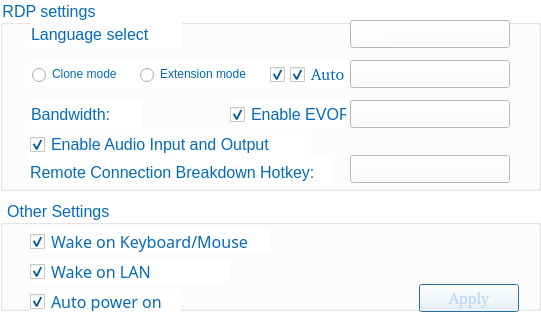
<?xml version="1.0" encoding="UTF-8"?>
<ui version="4.0">
 <class>SettingDialog</class>
 <widget class="QDialog" name="SettingDialog">
  <property name="geometry">
   <rect>
    <x>0</x>
    <y>0</y>
    <width>541</width>
    <height>321</height>
   </rect>
  </property>
  <property name="windowTitle">
   <string>Dialog</string>
  </property>
  <property name="styleSheet">
   <string notr="true"/>
  </property>
  <widget class="QStackedWidget" name="stackedWidget">
   <property name="geometry">
    <rect>
     <x>0</x>
     <y>0</y>
     <width>541</width>
     <height>321</height>
    </rect>
   </property>
   <property name="styleSheet">
    <string notr="true">background-color: rgb(255, 255, 255);</string>
   </property>
   <property name="currentIndex">
    <number>0</number>
   </property>
   <widget class="QWidget" name="display">
    <widget class="QGroupBox" name="resolution_label_2">
     <property name="geometry">
      <rect>
       <x>0</x>
       <y>0</y>
       <width>541</width>
       <height>191</height>
      </rect>
     </property>
     <property name="font">
      <font>
       <pointsize>12</pointsize>
      </font>
     </property>
     <property name="styleSheet">
      <string notr="true">	color: rgb(5, 106, 183);</string>
     </property>
     <property name="title">
      <string>RDP settings</string>
     </property>
     <widget class="QComboBox" name="resolution_comboBox">
      <property name="geometry">
       <rect>
        <x>350</x>
        <y>60</y>
        <width>160</width>
        <height>28</height>
       </rect>
      </property>
      <property name="font">
       <font>
        <family>Bitstream Charter</family>
        <pointsize>12</pointsize>
        <weight>50</weight>
        <italic>false</italic>
        <bold>false</bold>
        <strikeout>false</strikeout>
       </font>
      </property>
      <property name="styleSheet">
       <string notr="true">QComboBox{
	color: rgb(255, 255, 255);
	selection-background-color: rgb(179, 45, 60);
	border-image: url(:/images/images/combox_bg.png);
	border-right-color: rgb(0, 85, 0);
	border-bottom-color: rgb(0, 0, 255);
	border-left-color: rgb(255, 0, 255);
	border-top-color: rgb(0, 255, 0);
}
QComboBox::down-arrow{
	border-image: url(:/images/images/combox_downarrow.png);
}
QComboBox::drop-down{
    border-left-style: solid; /* just a single line */
   	width: 20px;
	height:30px; 

}</string>
      </property>
      <property name="currentIndex">
       <number>-1</number>
      </property>
      <property name="maxVisibleItems">
       <number>8</number>
      </property>
      <property name="maxCount">
       <number>8</number>
      </property>
     </widget>
     <widget class="QCheckBox" name="resolution_checkBox">
      <property name="geometry">
       <rect>
        <x>290</x>
        <y>60</y>
        <width>81</width>
        <height>28</height>
       </rect>
      </property>
      <property name="font">
       <font>
        <family>Bitstream Charter</family>
        <pointsize>12</pointsize>
        <weight>50</weight>
        <italic>false</italic>
        <bold>false</bold>
        <strikeout>false</strikeout>
       </font>
      </property>
      <property name="styleSheet">
       <string notr="true">QCheckBox{color: rgb(5, 106, 183);outline:none;}
QCheckBox::indicator { 
	width: 15px;
	height: 15px;
}
QCheckBox::indicator::unchecked {	
	border-image: url(:/images/images/checkbox_normal.png);
}
QCheckBox::indicator::checked {
	border-image: url(:/images/images/checkbox_check.png);
}</string>
      </property>
      <property name="text">
       <string>Auto</string>
      </property>
      <property name="checked">
       <bool>true</bool>
      </property>
     </widget>
     <widget class="QRadioButton" name="singleM_radioButton">
      <property name="geometry">
       <rect>
        <x>31</x>
        <y>60</y>
        <width>131</width>
        <height>28</height>
       </rect>
      </property>
      <property name="styleSheet">
       <string notr="true">	
QRadioButton{color: rgb(5, 106, 183);outline:none;}
QRadioButton::indicator { 
	width: 15px;
	height: 15px;
}
QRadioButton::indicator::unchecked {	
	border-image: url(:/images/images/radiobutton_normal.png);
}
QRadioButton::indicator::checked {
	border-image: url(:/images/images/radiobutton_check.png);
}</string>
      </property>
      <property name="text">
       <string>Clone mode</string>
      </property>
     </widget>
     <widget class="QRadioButton" name="multiM_radioButton">
      <property name="geometry">
       <rect>
        <x>139</x>
        <y>60</y>
        <width>131</width>
        <height>28</height>
       </rect>
      </property>
      <property name="styleSheet">
       <string notr="true">	
QRadioButton{color: rgb(5, 106, 183);outline:none;}
QRadioButton::indicator { 
	width: 15px;
	height: 15px;
}
QRadioButton::indicator::unchecked {	
	border-image: url(:/images/images/radiobutton_normal.png);
}
QRadioButton::indicator::checked {
	border-image: url(:/images/images/radiobutton_check.png);
}</string>
      </property>
      <property name="text">
       <string>Extension mode</string>
      </property>
     </widget>
     <widget class="QCheckBox" name="dualM_checkBox">
      <property name="enabled">
       <bool>false</bool>
      </property>
      <property name="geometry">
       <rect>
        <x>270</x>
        <y>60</y>
        <width>81</width>
        <height>28</height>
       </rect>
      </property>
      <property name="font">
       <font>
        <weight>50</weight>
        <bold>false</bold>
       </font>
      </property>
      <property name="styleSheet">
       <string notr="true">QCheckBox{color: rgb(5, 106, 183);outline:none;}
QCheckBox::indicator { 
	width: 15px;
	height: 15px;
}
QCheckBox::indicator::unchecked {	
	border-image: url(:/images/images/checkbox_normal.png);
}
QCheckBox::indicator::checked {
	border-image: url(:/images/images/checkbox_check.png);
}</string>
      </property>
      <property name="text">
       <string>Auto</string>
      </property>
      <property name="checkable">
       <bool>true</bool>
      </property>
      <property name="checked">
       <bool>true</bool>
      </property>
     </widget>
     <widget class="QLabel" name="label_language">
      <property name="geometry">
       <rect>
        <x>31</x>
        <y>20</y>
        <width>151</width>
        <height>28</height>
       </rect>
      </property>
      <property name="font">
       <font>
        <pointsize>12</pointsize>
       </font>
      </property>
      <property name="text">
       <string>Language select</string>
      </property>
     </widget>
     <widget class="QComboBox" name="language">
      <property name="geometry">
       <rect>
        <x>350</x>
        <y>20</y>
        <width>160</width>
        <height>28</height>
       </rect>
      </property>
      <property name="font">
       <font>
        <family>Bitstream Charter</family>
        <pointsize>12</pointsize>
        <weight>50</weight>
        <italic>false</italic>
        <bold>false</bold>
        <strikeout>false</strikeout>
       </font>
      </property>
      <property name="styleSheet">
       <string notr="true">QComboBox{
	color: rgb(255, 255, 255);
	selection-background-color: rgb(179, 45, 60);
	border-image: url(:/images/images/combox_bg.png);
	border-right-color: rgb(0, 85, 0);
	border-bottom-color: rgb(0, 0, 255);
	border-left-color: rgb(255, 0, 255);
	border-top-color: rgb(0, 255, 0);
}
QComboBox::down-arrow{
	border-image: url(:/images/images/combox_downarrow.png);
}
QComboBox::drop-down{
    border-left-style: solid; /* just a single line */
   	width: 20px;
	height:30px; 

}</string>
      </property>
      <property name="currentIndex">
       <number>0</number>
      </property>
      <property name="maxVisibleItems">
       <number>8</number>
      </property>
      <property name="maxCount">
       <number>8</number>
      </property>
      <item>
       <property name="text">
        <string>中文</string>
       </property>
      </item>
      <item>
       <property name="text">
        <string>English</string>
       </property>
      </item>
     </widget>
     <widget class="QCheckBox" name="audio_checkBox">
      <property name="geometry">
       <rect>
        <x>30</x>
        <y>130</y>
        <width>281</width>
        <height>28</height>
       </rect>
      </property>
      <property name="font">
       <font>
        <pointsize>12</pointsize>
       </font>
      </property>
      <property name="contextMenuPolicy">
       <enum>Qt::NoContextMenu</enum>
      </property>
      <property name="styleSheet">
       <string notr="true">QCheckBox{color: rgb(5, 106, 183);outline:none;}
QCheckBox::indicator { 
	width: 15px;
	height: 15px;
}
QCheckBox::indicator::unchecked {	
	border-image: url(:/images/images/checkbox_normal.png);
}
QCheckBox::indicator::checked {
	border-image: url(:/images/images/checkbox_check.png);
}</string>
      </property>
      <property name="text">
       <string>Enable Audio Input and Output</string>
      </property>
      <property name="checked">
       <bool>true</bool>
      </property>
     </widget>
     <widget class="QLabel" name="bandwidth_label">
      <property name="geometry">
       <rect>
        <x>31</x>
        <y>100</y>
        <width>111</width>
        <height>28</height>
       </rect>
      </property>
      <property name="font">
       <font>
        <pointsize>12</pointsize>
       </font>
      </property>
      <property name="text">
       <string>Bandwidth:</string>
      </property>
     </widget>
     <widget class="QComboBox" name="bandwidth_combo">
      <property name="geometry">
       <rect>
        <x>350</x>
        <y>100</y>
        <width>160</width>
        <height>28</height>
       </rect>
      </property>
      <property name="styleSheet">
       <string notr="true">QComboBox{
	color: rgb(255, 255, 255);
	selection-background-color: rgb(179, 45, 60);
	border-image: url(:/images/images/combox_bg.png);
	border-right-color: rgb(0, 85, 0);
	border-bottom-color: rgb(0, 0, 255);
	border-left-color: rgb(255, 0, 255);
	border-top-color: rgb(0, 255, 0);
}
QComboBox::down-arrow{
	border-image: url(:/images/images/combox_downarrow.png);
}
QComboBox::drop-down{
    border-left-style: solid; /* just a single line */
   	width: 20px;
	height:30px; 

}</string>
      </property>
     </widget>
     <widget class="QComboBox" name="hotkey_comboBox">
      <property name="enabled">
       <bool>true</bool>
      </property>
      <property name="geometry">
       <rect>
        <x>350</x>
        <y>155</y>
        <width>160</width>
        <height>28</height>
       </rect>
      </property>
      <property name="font">
       <font>
        <family>Bitstream Charter</family>
        <pointsize>12</pointsize>
        <weight>50</weight>
        <italic>false</italic>
        <bold>false</bold>
        <strikeout>false</strikeout>
       </font>
      </property>
      <property name="styleSheet">
       <string notr="true">QComboBox{
	color: rgb(255, 255, 255);
	selection-background-color: rgb(179, 45, 60);
	border-image: url(:/images/images/combox_bg.png);
	border-right-color: rgb(0, 85, 0);
	border-bottom-color: rgb(0, 0, 255);
	border-left-color: rgb(255, 0, 255);
	border-top-color: rgb(0, 255, 0);
}
QComboBox::down-arrow{
	border-image: url(:/images/images/combox_downarrow.png);
}
QComboBox::drop-down{
    border-left-style: solid; /* just a single line */
   	width: 20px;
	height:30px; 

}</string>
      </property>
      <property name="editable">
       <bool>false</bool>
      </property>
      <property name="currentIndex">
       <number>-1</number>
      </property>
      <property name="maxVisibleItems">
       <number>13</number>
      </property>
      <property name="maxCount">
       <number>13</number>
      </property>
     </widget>
     <widget class="QLabel" name="hotkeylabel">
      <property name="geometry">
       <rect>
        <x>30</x>
        <y>158</y>
        <width>301</width>
        <height>28</height>
       </rect>
      </property>
      <property name="font">
       <font>
        <pointsize>12</pointsize>
       </font>
      </property>
      <property name="text">
       <string>Remote Connection Breakdown Hotkey:</string>
      </property>
     </widget>
     <widget class="QCheckBox" name="evor_checkBox">
      <property name="geometry">
       <rect>
        <x>230</x>
        <y>100</y>
        <width>116</width>
        <height>28</height>
       </rect>
      </property>
      <property name="font">
       <font>
        <pointsize>12</pointsize>
       </font>
      </property>
      <property name="contextMenuPolicy">
       <enum>Qt::NoContextMenu</enum>
      </property>
      <property name="styleSheet">
       <string notr="true">QCheckBox{color: rgb(5, 106, 183);outline:none;}
QCheckBox::indicator { 
	width: 15px;
	height: 15px;
}
QCheckBox::indicator::unchecked {	
	border-image: url(:/images/images/checkbox_normal.png);
}
QCheckBox::indicator::checked {
	border-image: url(:/images/images/checkbox_check.png);
}</string>
      </property>
      <property name="text">
       <string>Enable EVOR</string>
      </property>
      <property name="checked">
       <bool>true</bool>
      </property>
     </widget>
     <zorder>dualM_checkBox</zorder>
     <zorder>resolution_checkBox</zorder>
     <zorder>resolution_comboBox</zorder>
     <zorder>singleM_radioButton</zorder>
     <zorder>multiM_radioButton</zorder>
     <zorder>label_language</zorder>
     <zorder>language</zorder>
     <zorder>audio_checkBox</zorder>
     <zorder>bandwidth_label</zorder>
     <zorder>bandwidth_combo</zorder>
     <zorder>hotkey_comboBox</zorder>
     <zorder>hotkeylabel</zorder>
     <zorder>evor_checkBox</zorder>
    </widget>
    <widget class="QGroupBox" name="connection_group">
     <property name="geometry">
      <rect>
       <x>0</x>
       <y>200</y>
       <width>541</width>
       <height>111</height>
      </rect>
     </property>
     <property name="font">
      <font>
       <pointsize>12</pointsize>
      </font>
     </property>
     <property name="styleSheet">
      <string notr="true">	color: rgb(5, 106, 183);</string>
     </property>
     <property name="title">
      <string> Other Settings</string>
     </property>
     <widget class="QCheckBox" name="Auto_power_on_checkBox">
      <property name="geometry">
       <rect>
        <x>30</x>
        <y>90</y>
        <width>151</width>
        <height>22</height>
       </rect>
      </property>
      <property name="font">
       <font>
        <family>Agency FB</family>
        <pointsize>12</pointsize>
        <weight>50</weight>
        <italic>false</italic>
        <bold>false</bold>
        <strikeout>false</strikeout>
       </font>
      </property>
      <property name="contextMenuPolicy">
       <enum>Qt::NoContextMenu</enum>
      </property>
      <property name="styleSheet">
       <string notr="true">QCheckBox{color: rgb(5, 106, 183);outline:none;}
QCheckBox::indicator { 
	width: 15px;
	height: 15px;
}
QCheckBox::indicator::unchecked {	
	border-image: url(:/images/images/checkbox_normal.png);
}
QCheckBox::indicator::checked {
	border-image: url(:/images/images/checkbox_check.png);
}</string>
      </property>
      <property name="text">
       <string>Auto power on</string>
      </property>
      <property name="checked">
       <bool>true</bool>
      </property>
     </widget>
     <widget class="QCheckBox" name="wol_checkBox">
      <property name="geometry">
       <rect>
        <x>30</x>
        <y>60</y>
        <width>200</width>
        <height>22</height>
       </rect>
      </property>
      <property name="font">
       <font>
        <family>Agency FB</family>
        <pointsize>12</pointsize>
        <weight>50</weight>
        <italic>false</italic>
        <bold>false</bold>
        <strikeout>false</strikeout>
       </font>
      </property>
      <property name="contextMenuPolicy">
       <enum>Qt::NoContextMenu</enum>
      </property>
      <property name="styleSheet">
       <string notr="true">QCheckBox{color: rgb(5, 106, 183);outline:none;}
QCheckBox::indicator { 
	width: 15px;
	height: 15px;
}
QCheckBox::indicator::unchecked {	
	border-image: url(:/images/images/checkbox_normal.png);
}
QCheckBox::indicator::checked {
	border-image: url(:/images/images/checkbox_check.png);
}</string>
      </property>
      <property name="text">
       <string>Wake on LAN</string>
      </property>
      <property name="checked">
       <bool>true</bool>
      </property>
     </widget>
     <widget class="QCheckBox" name="wokbdmouse_checkBox">
      <property name="geometry">
       <rect>
        <x>30</x>
        <y>30</y>
        <width>240</width>
        <height>22</height>
       </rect>
      </property>
      <property name="font">
       <font>
        <family>Agency FB</family>
        <pointsize>12</pointsize>
        <weight>50</weight>
        <italic>false</italic>
        <bold>false</bold>
        <strikeout>false</strikeout>
       </font>
      </property>
      <property name="contextMenuPolicy">
       <enum>Qt::NoContextMenu</enum>
      </property>
      <property name="styleSheet">
       <string notr="true">QCheckBox{color: rgb(5, 106, 183);outline:none;}
QCheckBox::indicator { 
	width: 15px;
	height: 15px;
}
QCheckBox::indicator::unchecked {	
	border-image: url(:/images/images/checkbox_normal.png);
}
QCheckBox::indicator::checked {
	border-image: url(:/images/images/checkbox_check.png);
}</string>
      </property>
      <property name="text">
       <string>Wake on Keyboard/Mouse</string>
      </property>
      <property name="checked">
       <bool>true</bool>
      </property>
     </widget>
    </widget>
    <widget class="QPushButton" name="apply_display_button">
     <property name="geometry">
      <rect>
       <x>419</x>
       <y>284</y>
       <width>100</width>
       <height>28</height>
      </rect>
     </property>
     <property name="font">
      <font>
       <family>Bitstream Charter</family>
       <pointsize>12</pointsize>
       <weight>50</weight>
       <italic>false</italic>
       <bold>false</bold>
      </font>
     </property>
     <property name="contextMenuPolicy">
      <enum>Qt::NoContextMenu</enum>
     </property>
     <property name="styleSheet">
      <string notr="true">QPushButton{
	border-image: url(:/images/images/button_normal.png);
	color: rgb(175, 210, 255);
}
QPushButton:focus{
	border-image: url(:/images/images/button_pressed.png);
	color: rgb(175, 210, 255);
}
QPushButton:pressed{
	border-image: url(:/images/images/button_click.png);
	color: rgb(175, 210, 255);
}

</string>
     </property>
     <property name="text">
      <string>Apply</string>
     </property>
    </widget>
   </widget>
   <widget class="QWidget" name="titleUser">
    <widget class="QGroupBox" name="powergroupBox">
     <property name="geometry">
      <rect>
       <x>0</x>
       <y>20</y>
       <width>541</width>
       <height>181</height>
      </rect>
     </property>
     <property name="font">
      <font>
       <pointsize>12</pointsize>
      </font>
     </property>
     <property name="styleSheet">
      <string notr="true">	color: rgb(5, 106, 183);</string>
     </property>
     <property name="title">
      <string> User settings</string>
     </property>
     <widget class="QCheckBox" name="autologin_checkBox">
      <property name="geometry">
       <rect>
        <x>290</x>
        <y>60</y>
        <width>200</width>
        <height>22</height>
       </rect>
      </property>
      <property name="font">
       <font>
        <family>Agency FB</family>
        <pointsize>12</pointsize>
        <weight>50</weight>
        <italic>false</italic>
        <bold>false</bold>
        <strikeout>false</strikeout>
       </font>
      </property>
      <property name="contextMenuPolicy">
       <enum>Qt::NoContextMenu</enum>
      </property>
      <property name="styleSheet">
       <string notr="true">QCheckBox{color: rgb(5, 106, 183);outline:none;}
QCheckBox::indicator { 
	width: 15px;
	height: 15px;
}
QCheckBox::indicator::unchecked {	
	border-image: url(:/images/images/checkbox_normal.png);
}
QCheckBox::indicator::checked {
	border-image: url(:/images/images/checkbox_check.png);
}</string>
      </property>
      <property name="text">
       <string>Auto-Login</string>
      </property>
      <property name="checked">
       <bool>true</bool>
      </property>
     </widget>
     <widget class="QCheckBox" name="remember_checkBox">
      <property name="geometry">
       <rect>
        <x>290</x>
        <y>90</y>
        <width>200</width>
        <height>22</height>
       </rect>
      </property>
      <property name="font">
       <font>
        <family>Agency FB</family>
        <pointsize>12</pointsize>
        <weight>50</weight>
        <italic>false</italic>
        <bold>false</bold>
        <strikeout>false</strikeout>
       </font>
      </property>
      <property name="contextMenuPolicy">
       <enum>Qt::NoContextMenu</enum>
      </property>
      <property name="styleSheet">
       <string notr="true">QCheckBox{color: rgb(5, 106, 183);outline:none;}
QCheckBox::indicator { 
	width: 15px;
	height: 15px;
}
QCheckBox::indicator::unchecked {	
	border-image: url(:/images/images/checkbox_normal.png);
}
QCheckBox::indicator::checked {
	border-image: url(:/images/images/checkbox_check.png);
}</string>
      </property>
      <property name="text">
       <string>Remember Me</string>
      </property>
      <property name="checked">
       <bool>true</bool>
      </property>
     </widget>
     <widget class="QLabel" name="devicename_label">
      <property name="geometry">
       <rect>
        <x>20</x>
        <y>30</y>
        <width>111</width>
        <height>16</height>
       </rect>
      </property>
      <property name="font">
       <font>
        <pointsize>12</pointsize>
       </font>
      </property>
      <property name="text">
       <string>Device Name :</string>
      </property>
     </widget>
     <widget class="QLineEdit" name="devicenamelineEdit">
      <property name="geometry">
       <rect>
        <x>290</x>
        <y>30</y>
        <width>191</width>
        <height>22</height>
       </rect>
      </property>
      <property name="contextMenuPolicy">
       <enum>Qt::NoContextMenu</enum>
      </property>
      <property name="styleSheet">
       <string notr="true">border-image: url(:/images/images/combox_bg.png);
color: rgb(255, 255, 255);</string>
      </property>
      <property name="text">
       <string/>
      </property>
      <property name="maxLength">
       <number>16</number>
      </property>
      <property name="readOnly">
       <bool>false</bool>
      </property>
     </widget>
     <widget class="QCheckBox" name="Failed_reconnection_checkBox">
      <property name="geometry">
       <rect>
        <x>20</x>
        <y>60</y>
        <width>221</width>
        <height>22</height>
       </rect>
      </property>
      <property name="font">
       <font>
        <family>Agency FB</family>
        <pointsize>12</pointsize>
        <weight>50</weight>
        <italic>false</italic>
        <bold>false</bold>
        <strikeout>false</strikeout>
       </font>
      </property>
      <property name="contextMenuPolicy">
       <enum>Qt::NoContextMenu</enum>
      </property>
      <property name="styleSheet">
       <string notr="true">QCheckBox{color: rgb(5, 106, 183);outline:none;}
QCheckBox::indicator { 
	width: 15px;
	height: 15px;
}
QCheckBox::indicator::unchecked {	
	border-image: url(:/images/images/checkbox_normal.png);
}
QCheckBox::indicator::checked {
	border-image: url(:/images/images/checkbox_check.png);
}</string>
      </property>
      <property name="text">
       <string>Failed Reconnection</string>
      </property>
      <property name="checked">
       <bool>true</bool>
      </property>
     </widget>
    </widget>
    <widget class="QPushButton" name="apply_button">
     <property name="geometry">
      <rect>
       <x>419</x>
       <y>280</y>
       <width>100</width>
       <height>28</height>
      </rect>
     </property>
     <property name="font">
      <font>
       <family>Bitstream Charter</family>
       <pointsize>12</pointsize>
       <weight>50</weight>
       <italic>false</italic>
       <bold>false</bold>
      </font>
     </property>
     <property name="contextMenuPolicy">
      <enum>Qt::NoContextMenu</enum>
     </property>
     <property name="styleSheet">
      <string notr="true">QPushButton{
	border-image: url(:/images/images/button_normal.png);
	color: rgb(175, 210, 255);
}
QPushButton:focus{
	border-image: url(:/images/images/button_pressed.png);
	color: rgb(175, 210, 255);
}
QPushButton:pressed{
	border-image: url(:/images/images/button_click.png);
	color: rgb(175, 210, 255);
}

</string>
     </property>
     <property name="text">
      <string>Apply</string>
     </property>
    </widget>
   </widget>
  </widget>
 </widget>
 <resources/>
 <connections/>
</ui>
